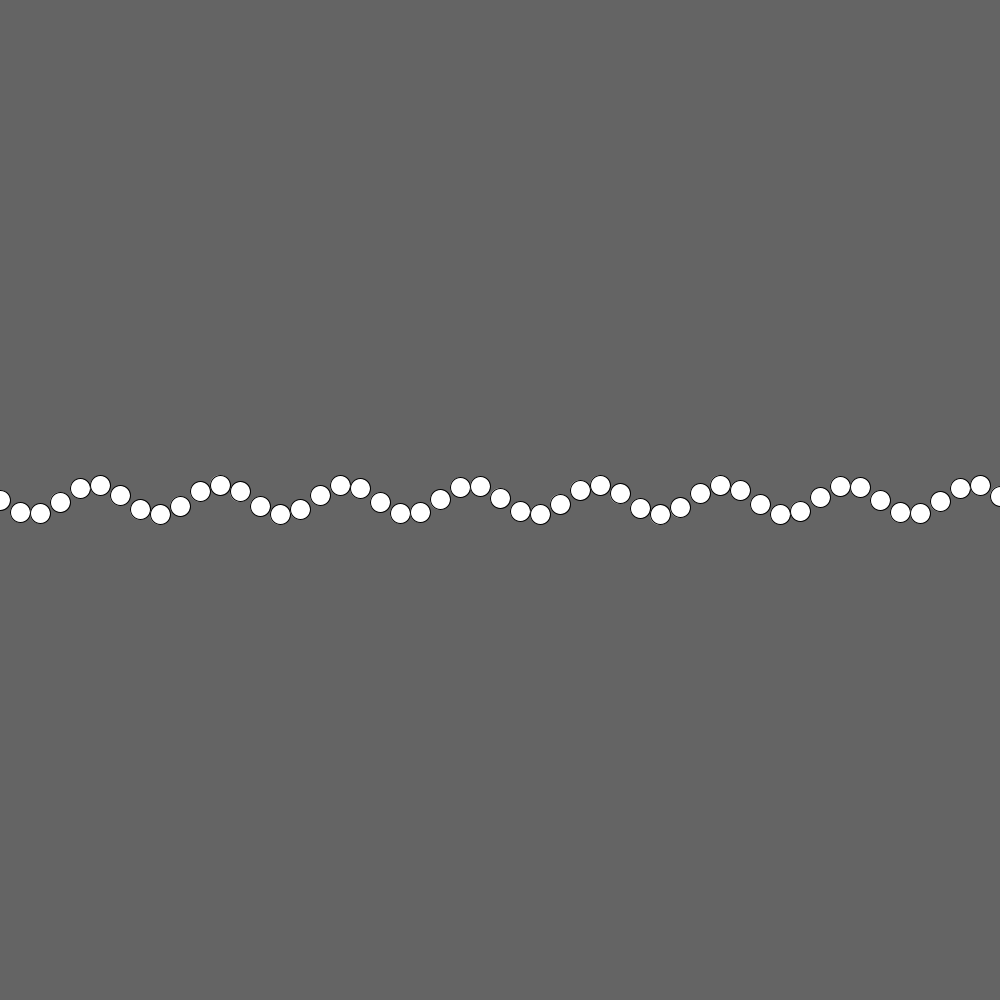
Frame 1 (no input)
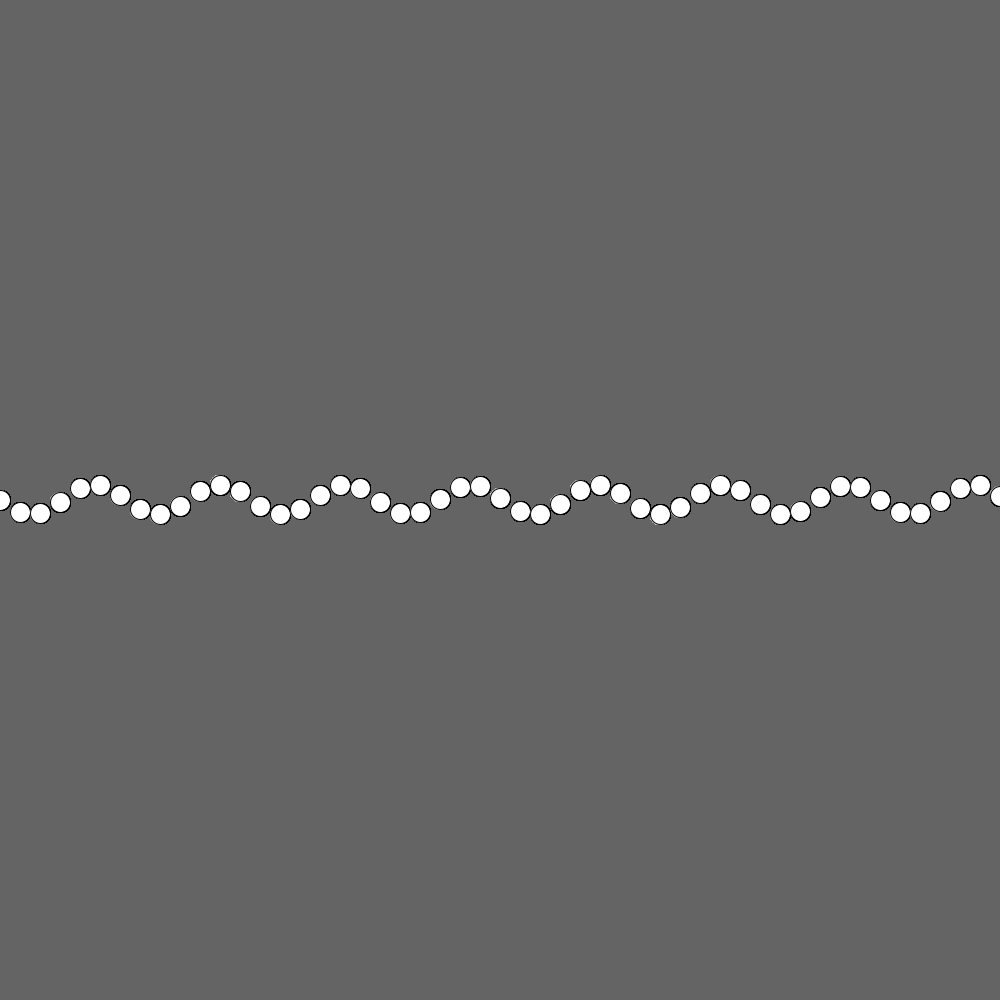
Frame 60 (the mouse pressed at the canvas centre just before this capture)
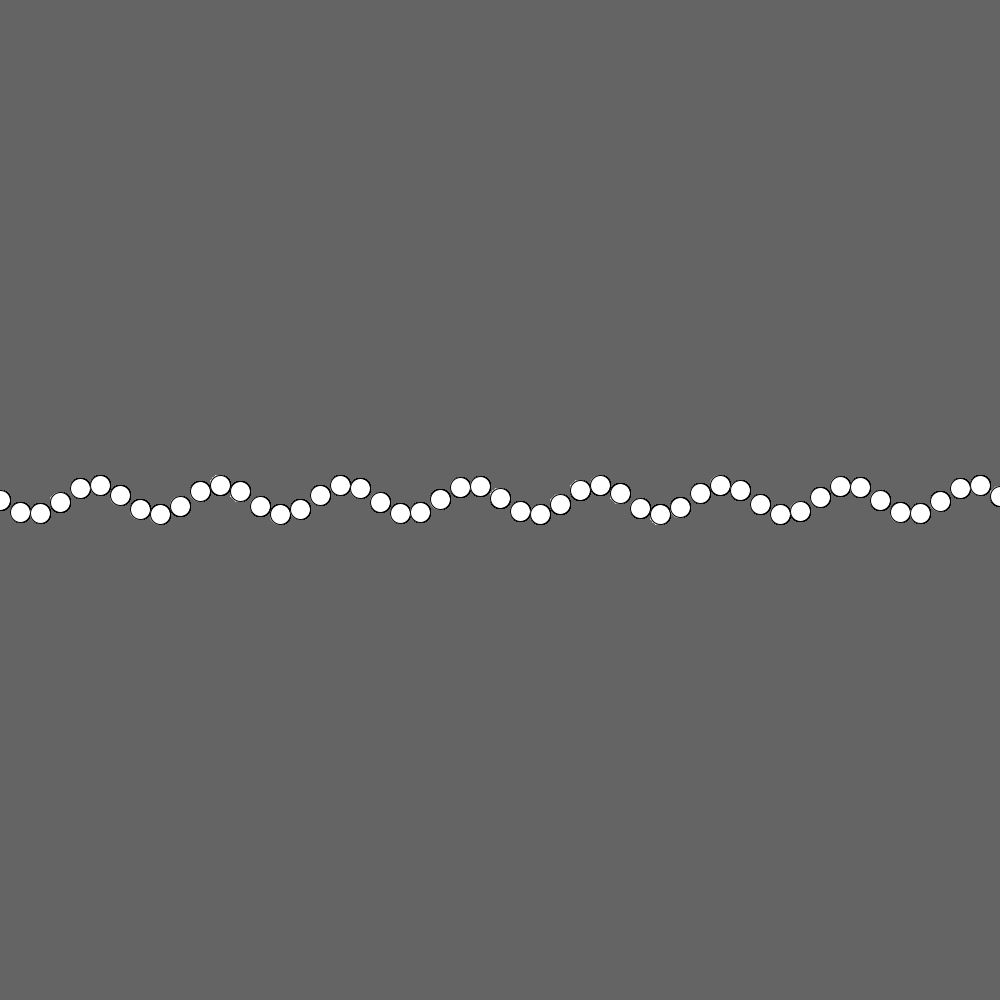
Frame 120 (the mouse held since frame 60 and released just before this capture)

The Processing sketch that drew these frames (run headless with seeded random() and noise(); from frame 60 on, the mouse is pressed at the canvas centre):

// Processing sketch: undulating_circle_challenge
// ── undulating_circle_challenge.pde
float amp = 15;

void setup()
{
  size(1000,1000);
  background(100);
}

void draw()
{
 
  for(float i=0; i<=width; i++)
  {
    ellipse(i*20,height/2 + sin(i)*amp, 20,20);
  }

}
